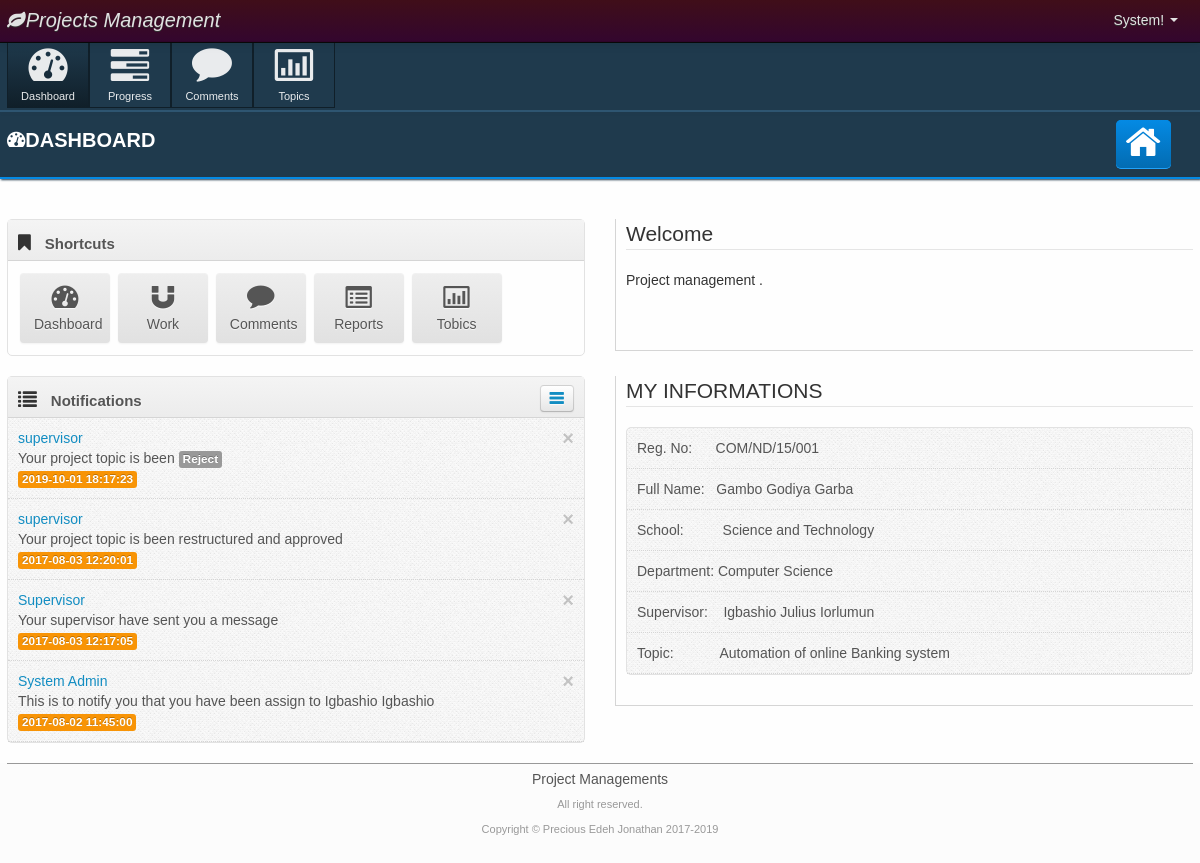
The page /students/index.php (signed in) on the database its author committed.
### tables this page shows
CREATE TABLE `notifications` (
  `id` int(11) NOT NULL,
  `type` int(11) NOT NULL,
  `data` varchar(100) NOT NULL,
  `sender` varchar(30) NOT NULL,
  `receiverid` int(11) NOT NULL,
  `status` int(11) NOT NULL,
  `date` timestamp NOT NULL DEFAULT CURRENT_TIMESTAMP
);

CREATE TABLE `tb_students` (
  `id` int(11) NOT NULL,
  `studentid` varchar(15) NOT NULL,
  `firstname` varchar(15) NOT NULL,
  `othernames` varchar(30) NOT NULL,
  `school` int(1) NOT NULL,
  `department` int(1) NOT NULL,
  `status` int(1) NOT NULL,
  `isAssigned` int(11) NOT NULL DEFAULT '0'
);

CREATE TABLE `tb_schedulled` (
  `id` int(11) NOT NULL,
  `schid` int(11) NOT NULL,
  `dpmid` int(11) NOT NULL,
  `studid` int(11) NOT NULL,
  `supid` int(11) NOT NULL,
  `status` int(11) NOT NULL DEFAULT '0',
  `date` timestamp NOT NULL DEFAULT CURRENT_TIMESTAMP
);

CREATE TABLE `tb_supervisor` (
  `id` int(11) NOT NULL,
  `staffid` varchar(12) NOT NULL,
  `firstname` varchar(15) NOT NULL,
  `othernames` varchar(30) NOT NULL,
  `school` int(1) NOT NULL,
  `department` int(1) NOT NULL,
  `status` int(1) NOT NULL
);

CREATE TABLE `topic` (
  `id` int(11) NOT NULL,
  `stuid` int(11) NOT NULL,
  `topic` varchar(100) NOT NULL,
  `status` int(11) NOT NULL DEFAULT '0',
  `date` timestamp NOT NULL DEFAULT CURRENT_TIMESTAMP
);

### students/session.php (called while the page is built, shortened)
<?php
$id = $_SESSION['student_id'];
?>

### students/api/api.classess.php (called while the page is built, shortened)
<?php
class api_classes {
    public $conn = null;
    function __construct() {
        $this->conn =  mysqli_connect('localhost', 'root', '',"proj_2019_pms")or die(mysqli_connect_errno());
    }
    function query($string) {
        $result = mysqli_query($this->conn,$string) or $this->sqlErr = mysqli_error($this->conn);
        return $result;
    }
    function fetch_array($result) {
        return $list = mysqli_fetch_array($result);
    }
    function fetch_assoc($result) {
        return mysqli_fetch_assoc($result);
    }
    function no_rows($result) {
        return mysqli_num_rows($result);
    }
    function StudentList($id) {
        return "select `id`, `studentid`, CONCAT(`firstname`,' ',`othernames`) fullname, `school`, `department`, `status`,
		 `isAssigned` FROM `tb_students` WHERE id=$id";
    }
    function SchoolName($str) {
        $name = '';
        switch ($str) {
            case 1:$name = 'Science and Technology';
                break;
        }
        return $name;
    }
    function DpmName($dpm, $sch) {
        $school = array();
        $school[1][1] = "Computer Science";
        $school[1][2] = "Science Lab. Tech.";
        $school[1][3] = "Statistics";
        $school[2][1] = "Accounting";
        $school[2][2] = "Office Tech. and management";
        $school[3][1] = "Agricultural Technology";
        return $school[$sch][$dpm];
    }
    function getApprovedTopic($id) {
        $sql = $this->query("SELECT `topic`, `status` FROM `topic` WHERE `stuid`=$id and status=1");
        if ($this->no_rows($sql) == 0) {
            return '<span class="label label-warning">Not Approved</span>';
        } else {
            $row = $this->fetch_array($sql);
            return $row['topic'];
        }
    }
    function getSupervisor($id) {
        $sql = $this->query("SELECT * FROM `tb_supervisor` WHERE id=$id");
        $row = $this->fetch_array($sql);
        return $row['firstname'] . ' ' . $row['othernames'];
    }
    function getSupAssignedStudents($id) {
        $sql = $this->query("SELECT * FROM `tb_schedulled` where studid=$id");
        if ($this->no_rows($sql) > 0) {
            $row = $this->fetch_array($sql);
            return $row['supid'];
        } else {
            return '<span class="label label-warning">Not Assign</span>';
        }
    }
}
?>

### students/index.php (the view, shortened to what this page needs)
<!DOCTYPE html>
<html lang="en">
<head>
    <?php include('head.php'); ?>
</head>
    <body>
			<?php include('top.php'); ?>
        <div id="body-container">
            <div id="body-content">
                <?php include('nav.php'); ?>
                           <section class="nav nav-page">
        <div class="container">
            <div class="row">
                <div class="span7">
                    <header class="page-header">
                        <h3><i class="icon-dashboard"></i>Dashboard
                        </h3>
                    </header>
                </div>
                <div class="page-nav-options">
                    <div class="span9">
                        <ul class="nav nav-pills">
                            <li>
                                <a href="../students"><i class="icon-home icon-large"></i></a>
                            </li>
                        </ul>
                    </div>
                </div>
            </div>
        </div>
    </section>
    <section class="page container">
        <div class="row">
            <div class="span8">
                <div class="box">
                    <div class="box-header">
                        <i class="icon-bookmark"></i>
                        <h5>Shortcuts</h5>
                    </div>
                    <div class="box-content">
                        <div class="btn-group-box">
                            <button class="btn"><i class="icon-dashboard icon-large"></i><br/>Dashboard</button>
                            <button class="btn"><i class="icon-magnet icon-large"></i><br/>Work</button>
                            <button class="btn"><i class="icon-comment icon-large"></i><br/>Comments</button>
                            <button class="btn"><i class="icon-list-alt icon-large"></i><br/>Reports</button>
                            <button class="btn"><i class="icon-bar-chart icon-large"></i><br/>Tobics</button>
                        </div>
                    </div>
                </div>
            </div>
            <div class="span8">
                <div class="blockoff-left">
                    <legend class="lead">
                        Welcome
                    </legend>
                    <p>
                        Project management .<br><br><br>
                    </p>
                </div>
            </div>
        </div>
        <div class="row">
            <div class="span8">
                <div class="box pattern pattern-sandstone">
                    <div class="box-header">
                        <i class="icon-list"></i>
                        <h5>Notifications</h5>
                        <button class="btn btn-box-right" data-toggle="collapse" data-target=".box-list1">
                            <i class="icon-reorder"></i>
                        </button>
                    </div>
                    <div class="box-content box-list collapse in box-list1">
                        <ul>
                        <?php
						$sql = $data->query("SELECT * FROM `notifications` where type=2 and receiverid=$id and status=0
						ORDER BY id DESC LIMIT 0,10");
						while($row=$data->fetch_array($sql)){
						?>
                            <li>
                                <div>
                                <button class="close" onClick="closeNoties(<?php echo $row['id'] ?>,this)">&times;</button>
                                    <a href="#" class="news-item-title"><?php echo $row['sender'] ?></a>
                                    <p class="news-item-preview"><?php echo $row['data'] ?></p>
                                  <p class="news-item-preview"><span class="label label-warning"><?php echo $row['date'];?></span></p>
                                </div>
                            </li>
                            <?php }?>
                        </ul>
                    </div>
                </div>
            </div>
            <div class="span8">
                <div class="blockoff-left">
                    <legend class="lead">
                        MY INFORMATIONS
                    </legend>
                    <div class="box pattern pattern-sandstone">
                        <div class="box-content box-list collapse in">
                        <ul class="myInfo">
                        <?php $sql = $data->query($data->StudentList($id));
							$row = $data->fetch_assoc($sql);
						?>
                        <li><span>Reg. No:</span><span>&nbsp;&nbsp;&nbsp;&nbsp;&nbsp;&nbsp;<?php echo $row['studentid'] ?></span></li>
                        <li><span>Full Name:</span><span>&nbsp;&nbsp;&nbsp;<?php echo $row['fullname'] ?></span></li>
                        <li><span>School:</span><span>&nbsp;&nbsp;&nbsp;&nbsp;&nbsp;&nbsp;&nbsp;&nbsp;&nbsp;
                        <?php echo $data->SchoolName($row['school']) ?></span></li>
						<li><span>Department:</span><span>&nbsp;<?php echo $data->DpmName($row['department'],$row['school'])?>
                        </span></li>
                        <li><span>Supervisor:</span><span>&nbsp;&nbsp;&nbsp;
						<?php echo $data->getSupervisor($data->getSupAssignedStudents($row['id'])); ?></span></li>
                        <li><span>Topic:</span><span>&nbsp;&nbsp;&nbsp;&nbsp;&nbsp;&nbsp;&nbsp;&nbsp;&nbsp;&nbsp;&nbsp;
                        <?php echo $data->getApprovedTopic($row['id']) ?></span></li>
                        </ul>
                        </div>
                    </div>
                </div>
            </div>
    </div>
  </section>
  </div>
  </div>
        <?php include('footer.php'); ?>
	</body>
</html>

### students/index.php (style rules this page uses)
.myInfo li span:first-child { text-align:right; }

### rows shown on the page
notifications: sender "supervisor", data "Your project topic is been Reject", date "2019-10-01 18:17:23"
notifications: sender "supervisor", data "Your project topic is been restructured and approved", date "2017-08-03 12:20:01"
notifications: sender "Supervisor", data "Your supervisor have sent you a message", date "2017-08-03 12:17:05"
notifications: sender "System Admin", data "This is to notify you that you have been assign to Igbashio Igbashio", date "2017-08-02 11:45:00"
tb_students: studentid "COM/ND/15/001", school "Science and Technology", $data->DpmName($row['department'],$row['school']) "Computer Science", id.othernames "Igbashio Julius Iorlumun", id.topic "Automation of online Banking system"

### other values the page prints
$row['fullname'] "Gambo Godiya Garba"
